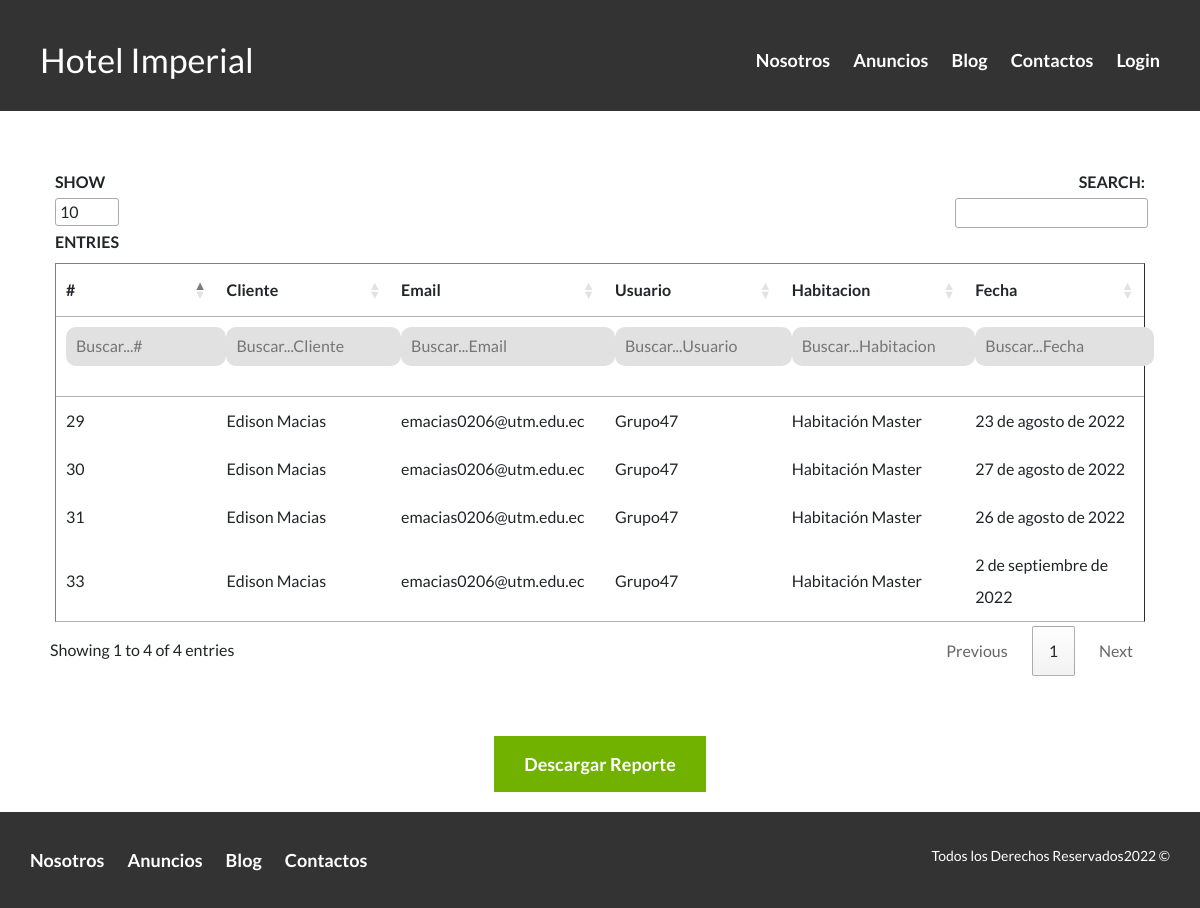
Page /reservacion/ on the earlier database version.
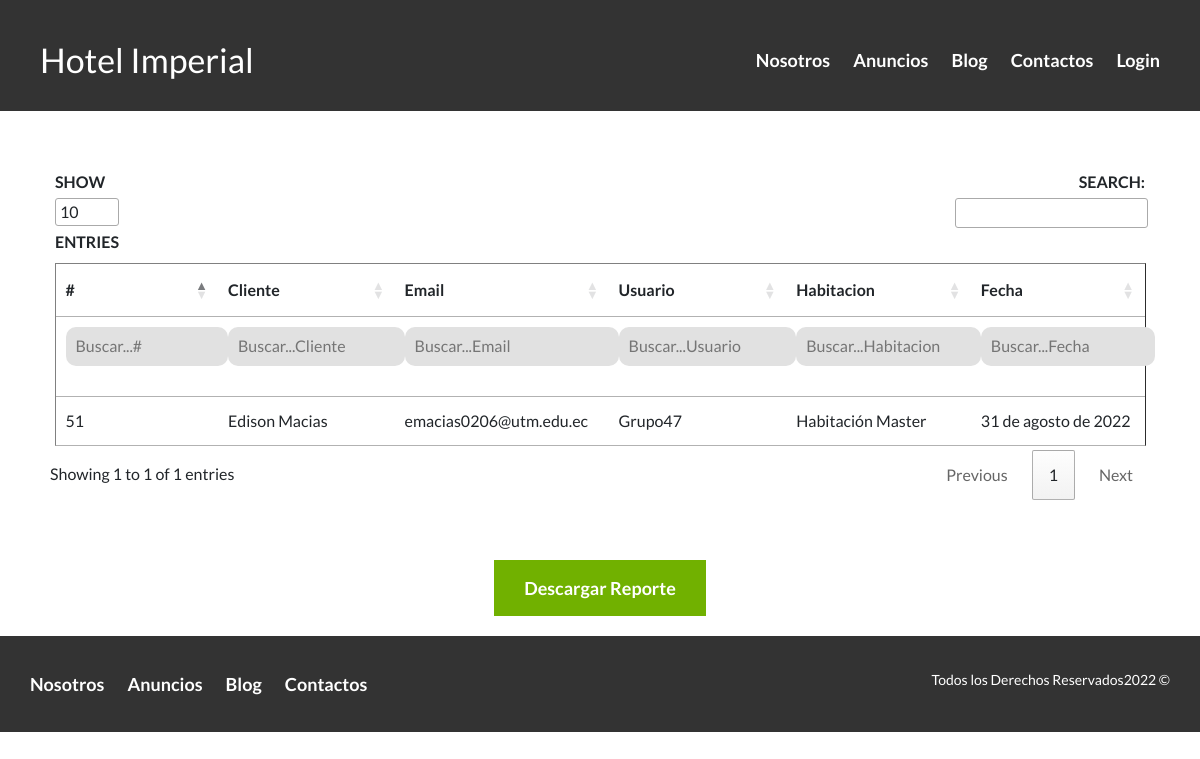
Same page on the later database version.
### Hotel/models.py (models this page shows, shortened)
class Reservation(models.Model):
    date = models.DateField(verbose_name="Fecha de Reservacion")
    cliente = models.CharField(verbose_name="Cliente", max_length=100)
    mail = models.EmailField(verbose_name="Email")
    room = models.CharField(max_length=100,verbose_name="Habitacion")
    user = models.CharField(max_length=100,verbose_name="Usuario")
    class Meta:
        verbose_name = 'Reservacion'
        verbose_name_plural = 'Reservaciones'
        ordering = ["-date"]

### Hotel/views.py (the view)
# urls.py: path('reservacion/', reservacion.as_view(), name="reservacion"),
class reservacion(TemplateView):
    template_name = 'hotel/Reservaciones.html'
    def get(selt, request):
        reser = Reservation.objects.all()
        return render(request, selt.template_name, {'reser': reser})

### Hotel/templates/hotel/Reservaciones.html (shortened to what this page needs)
{% extends 'core/base.html' %}
{% block header %}site-header{% endblock %}
{% block content %}
{% load static %}
<div class="table">
    <table border="1" id="example">
        <thead>
            <th>#</th>
            <th>Cliente</th>
            <th>Email</th>
            <th>Usuario</th>
            <th>Habitacion</th>
            <th>Fecha</th>
        </thead>
        <tbody>
            {% for reser in reser %}
            <tr>
                <td>{{reser.id}}</td>
                <td>{{reser.cliente}}</td>
                <td>{{reser.mail}}</td>
                <td>{{reser.user}}</td>
                <td>{{reser.room}}</td>
                <td>{{reser.date}}</td>
            </tr>
            {% endfor %}
        </tbody>
    </table>
</div>
<div class="descargar">
    <a href="{% url 'misreservacionpdf' %}" class="boton boton-verde">Descargar Reporte</a>
</div>
{% endblock %}

Differences in the rows shown:
removed Reservation: id "33", cliente "Edison Macias", mail "emacias0206@utm.edu.ec", user "Grupo47", room "Habitación Master", date "2 de septiembre de 2022"
removed Reservation: id "30", cliente "Edison Macias", mail "emacias0206@utm.edu.ec", user "Grupo47", room "Habitación Master", date "27 de agosto de 2022"
removed Reservation: id "31", cliente "Edison Macias", mail "emacias0206@utm.edu.ec", user "Grupo47", room "Habitación Master", date "26 de agosto de 2022"
removed Reservation: id "29", cliente "Edison Macias", mail "emacias0206@utm.edu.ec", user "Grupo47", room "Habitación Master", date "23 de agosto de 2022"
added Reservation: id "51", cliente "Edison Macias", mail "emacias0206@utm.edu.ec", user "Grupo47", room "Habitación Master", date "31 de agosto de 2022"
Other differences:
text written by a page script: "SHOW ENTRIES SEARCH: Showing 1 to 4 of 4 entries Previous 1 Next" → "SHOW ENTRIES SEARCH: Showing 1 to 1 of 1 entries Previous 1 Next"
